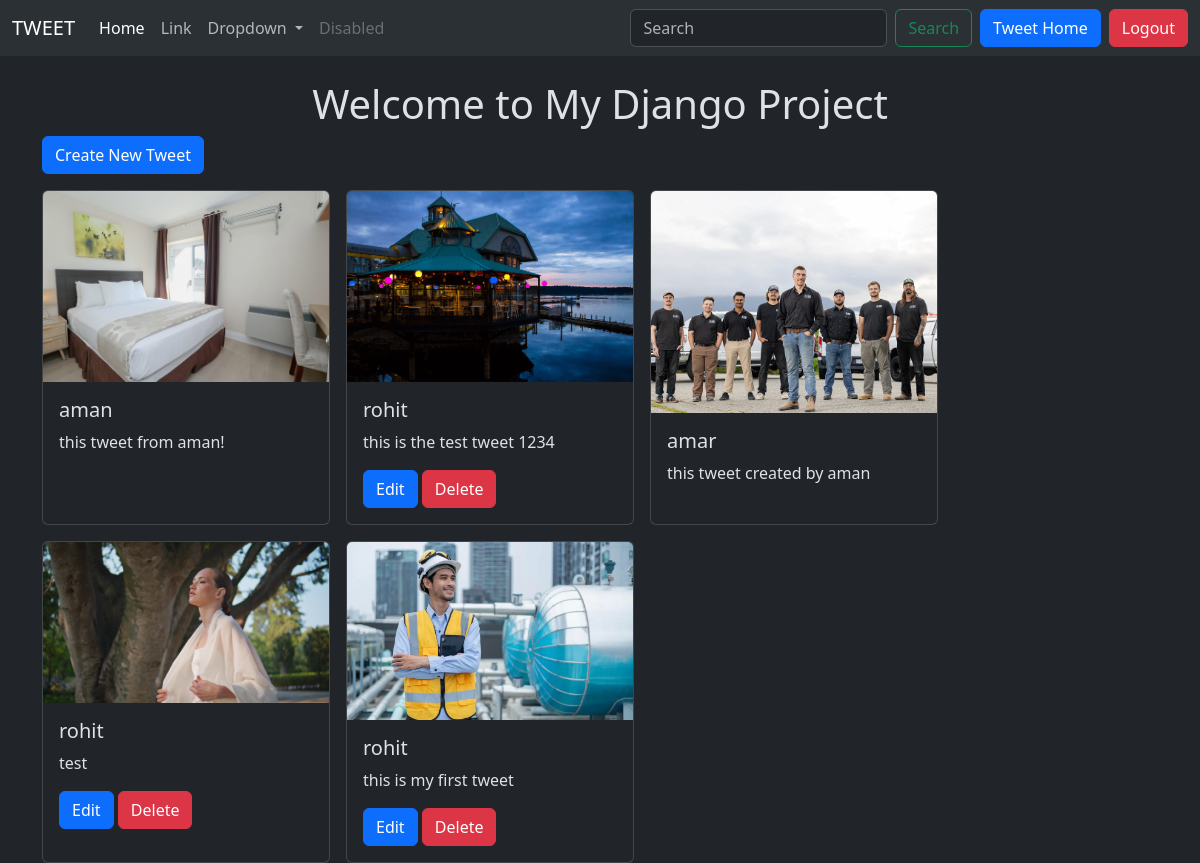
The page /tweet/ (signed in) on the database its author committed.
### tweet/models.py (models this page shows, shortened)
class Tweet(models.Model):
    user = models.ForeignKey(User, on_delete=models.CASCADE)
    text = models.TextField(max_length=240)
    photo = models.ImageField(upload_to='photos/', blank=True, null=True)
    created_at = models.DateTimeField(auto_now_add=True)
    updated_at = models.DateTimeField(auto_now=True)

### tweet/views.py (the view)
# urls.py: path('', views.tweet_list, name='tweet_list'),
def tweet_list(request):
    tweets = Tweet.objects.all().order_by('-created_at')
    return render(request, 'tweet_list.html', {'tweets': tweets})

### tweet/templates/tweet_list.html (shortened to what this page needs)
{% extends 'layout.html' %}
{% block content %}
<h1 class="text-center mt-4">Welcome to My Django Project</h1>
<a href="{% url 'tweet_create' %}" class="btn btn-primary mb-3">Create New Tweet</a>
<div class="container row gap-3">
    {% for tweet in tweets %}
    <div class="card p-0" style="width: 18rem;">
  <img src="{{ tweet.photo.url }}" class="card-img-top" alt="...">
  <div class="card-body">
    <h5 class="card-title">{{ tweet.user.username }}</h5>
    <p class="card-text">{{ tweet.text }}</p>
    {% if user == tweet.user %}
    <a href="{% url 'tweet_edit' tweet.id %}" class="btn btn-primary">Edit</a>
    <a href="{% url 'tweet_delete' tweet.id %}" class="btn btn-danger">Delete</a>
    {% endif %}
  </div>
</div>
    {% endfor %}
</div>
{% endblock %}

### rows shown on the page
Tweet: photo (picture), user.username "aman", text "this tweet from aman!"
Tweet: photo (picture), user.username "rohit", text "this is the test tweet 1234", shows "Edit"
Tweet: photo (picture), user.username "amar", text "this tweet created by aman"
Tweet: photo (picture), user.username "rohit", text "test", shows "Edit"
Tweet: photo (picture), user.username "rohit", text "this is my first tweet", shows "Edit"
